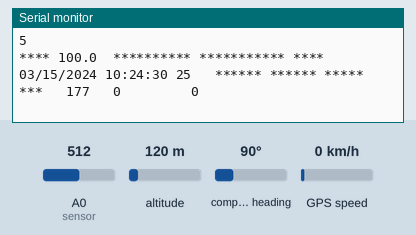
The sketch below on a simulated Arduino Uno, built with avr-gcc and run on an emulated ATmega328P. Parts: the last lines printed to the serial monitor. The inputs (shaded band) are chosen by the test bench; at power-on: altitude 120 m, A0 (sensor) = 512, compass heading 90°, GPS speed 0 km/h. The GPS gets a fix after 3 s at 37.7749, -122.4194 with 8 satellites.

Above: at 1.2 s.
1.3 s: altitude set to 105 m
At 2.2 s:
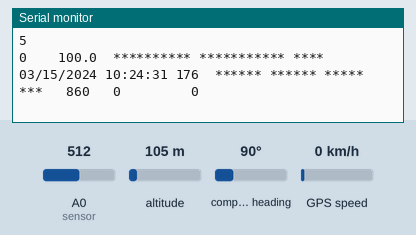
5.0 s: altitude set to 92 m
At 7.6 s:
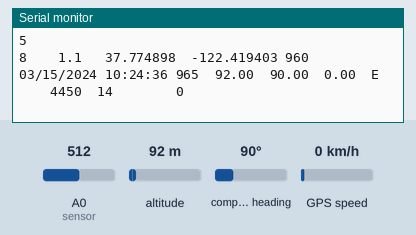
8.5 s: A0 (sensor) set to 282
At 10.3 s:
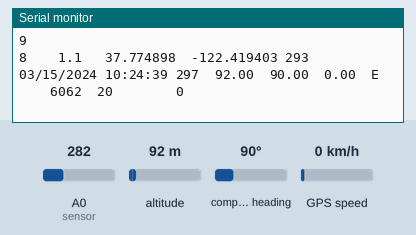
12.9 s: A0 (sensor) set to 254
At 15.7 s:
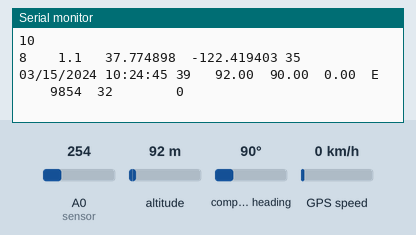
Timing chart, 0 to 17.2 s (numbered marks = the images above; inputs shaded):
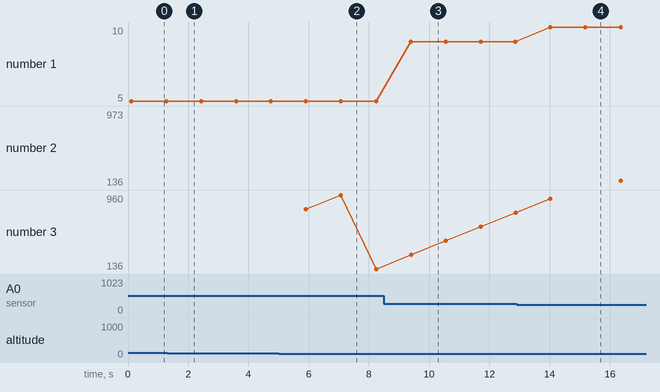

The sketch:

kod_arduino_telemetria.ino
```cpp
#include <SharpIR.h>
#include <TinyGPSPlus.h>
#include <SoftwareSerial.h>
static const int RXPin = 9, TXPin = 8;
static const uint32_t GPSBaud = 9600;
#define sensor A0
TinyGPSPlus gps;
SoftwareSerial ss(RXPin, TXPin);
void setup()
{
  Serial.begin(9600);
  ss.begin(GPSBaud);
}
void loop()

{

   float volts = analogRead(sensor)*0.0048828125;

  int distance = 13*pow(volts, -1);

  delay(100);


  if (distance <= 30){

    Serial.println(distance);

  }

// Дальше GPS!


  static const double LONDON_LAT = 51.508131, LONDON_LON = -0.128002;


  printInt(gps.satellites.value(), gps.satellites.isValid(), 5);

  printFloat(gps.hdop.hdop(), gps.hdop.isValid(), 6, 1);

  printFloat(gps.location.lat(), gps.location.isValid(), 11, 6);

  printFloat(gps.location.lng(), gps.location.isValid(), 12, 6);

  printInt(gps.location.age(), gps.location.isValid(), 5);

  printDateTime(gps.date, gps.time);

  printFloat(gps.altitude.meters(), gps.altitude.isValid(), 7, 2);

  printFloat(gps.course.deg(), gps.course.isValid(), 7, 2);

  printFloat(gps.speed.kmph(), gps.speed.isValid(), 6, 2);

  printStr(gps.course.isValid() ? TinyGPSPlus::cardinal(gps.course.deg()) : "*** ", 6);


  printInt(gps.charsProcessed(), true, 6);

  printInt(gps.sentencesWithFix(), true, 10);

  printInt(gps.failedChecksum(), true, 9);

  Serial.println();


  smartDelay(1000);


  if (millis() > 5000 && gps.charsProcessed() < 10)

    Serial.println(F("No GPS data received: check wiring"));

}


static void smartDelay(unsigned long ms)

{

  unsigned long start = millis();

  do

  {

    while (ss.available())

      gps.encode(ss.read());

  } while (millis() - start < ms);

}


static void printFloat(float val, bool valid, int len, int prec)

{

  if (!valid)

  {

    while (len-- > 1)

      Serial.print('*');

    Serial.print(' ');

  }

  else

  {

    Serial.print(val, prec);

    int vi = abs((int)val);

    int flen = prec + (val < 0.0 ? 2 : 1);

    flen += vi >= 1000 ? 4 : vi >= 100 ? 3 : vi >= 10 ? 2 : 1;

    for (int i=flen; i<len; ++i)

      Serial.print(' ');

  }

  smartDelay(0);

}


static void printInt(unsigned long val, bool valid, int len)

{

  char sz[32] = "*****************";

  if (valid)

    sprintf(sz, "%ld", val);

  sz[len] = 0;

  for (int i=strlen(sz); i<len; ++i)

    sz[i] = ' ';

  if (len > 0)

    sz[len-1] = ' ';

  Serial.print(sz);

  smartDelay(0);

}


static void printDateTime(TinyGPSDate &d, TinyGPSTime &t)

{

  if (!d.isValid())

  {

    Serial.print(F("********** "));

  }

  else

  {

    char sz[32];

    sprintf(sz, "%02d/%02d/%02d ", d.month(), d.day(), d.year());

    Serial.print(sz);

  }


  if (!t.isValid())

  {

    Serial.print(F("******** "));

  }

  else

  {

    char sz[32];

    sprintf(sz, "%02d:%02d:%02d ", t.hour(), t.minute(), t.second());

    Serial.print(sz);

  }


  printInt(d.age(), d.isValid(), 5);

  smartDelay(0);

}


static void printStr(const char *str, int len)

{

  int slen = strlen(str);

  for (int i=0; i<len; ++i)

    Serial.print(i<slen ? str[i] : ' ');

  smartDelay(0);

} 
```

Measured:
- the behaviour switches between 100 and 99 m on altitude (found by bisection; images 1 and 2)
- the behaviour switches between 267 and 266 on A0 (sensor) (found by bisection; images 3 and 4)
- after the input at 5.0 s, the serial monitor: prints a new line after 0.91 s (image 2)
- after the input at 8.5 s, the serial monitor: prints a new line after 0.89 s (image 3)
- after the input at 12.9 s, the serial monitor: prints a new line after 1.1 s (image 4)
- plotted number 1: 5 → 9 after the input at 8.5 s
- plotted number 3: 136 → 762 after the input at 8.5 s
